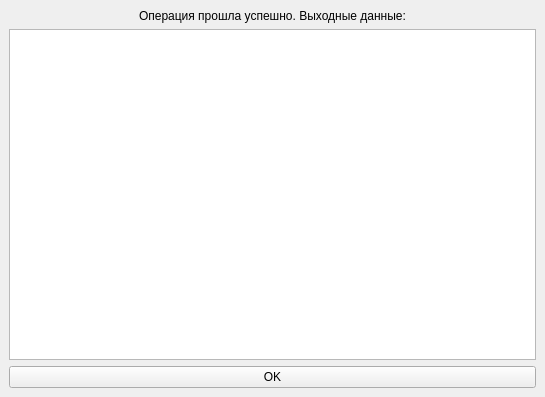
<?xml version="1.0" encoding="UTF-8"?>
<ui version="4.0">
 <class>MainWindow</class>
 <widget class="QMainWindow" name="MainWindow">
  <property name="geometry">
   <rect>
    <x>0</x>
    <y>0</y>
    <width>545</width>
    <height>397</height>
   </rect>
  </property>
  <property name="windowTitle">
   <string>MainWindow</string>
  </property>
  <widget class="QWidget" name="centralwidget">
   <layout class="QVBoxLayout" name="verticalLayout">
    <item>
     <widget class="QLabel" name="label">
      <property name="styleSheet">
       <string notr="true">font: 12pt &quot;Times New Roman&quot;;</string>
      </property>
      <property name="text">
       <string>Операция прошла успешно. Выходные данные:</string>
      </property>
      <property name="alignment">
       <set>Qt::AlignCenter</set>
      </property>
     </widget>
    </item>
    <item>
     <widget class="QPlainTextEdit" name="plainTextEdit_5"/>
    </item>
    <item>
     <widget class="QPushButton" name="pushButton">
      <property name="styleSheet">
       <string notr="true">font: 12pt &quot;Times New Roman&quot;;</string>
      </property>
      <property name="text">
       <string>OK</string>
      </property>
     </widget>
    </item>
   </layout>
  </widget>
 </widget>
 <resources/>
 <connections/>
</ui>
